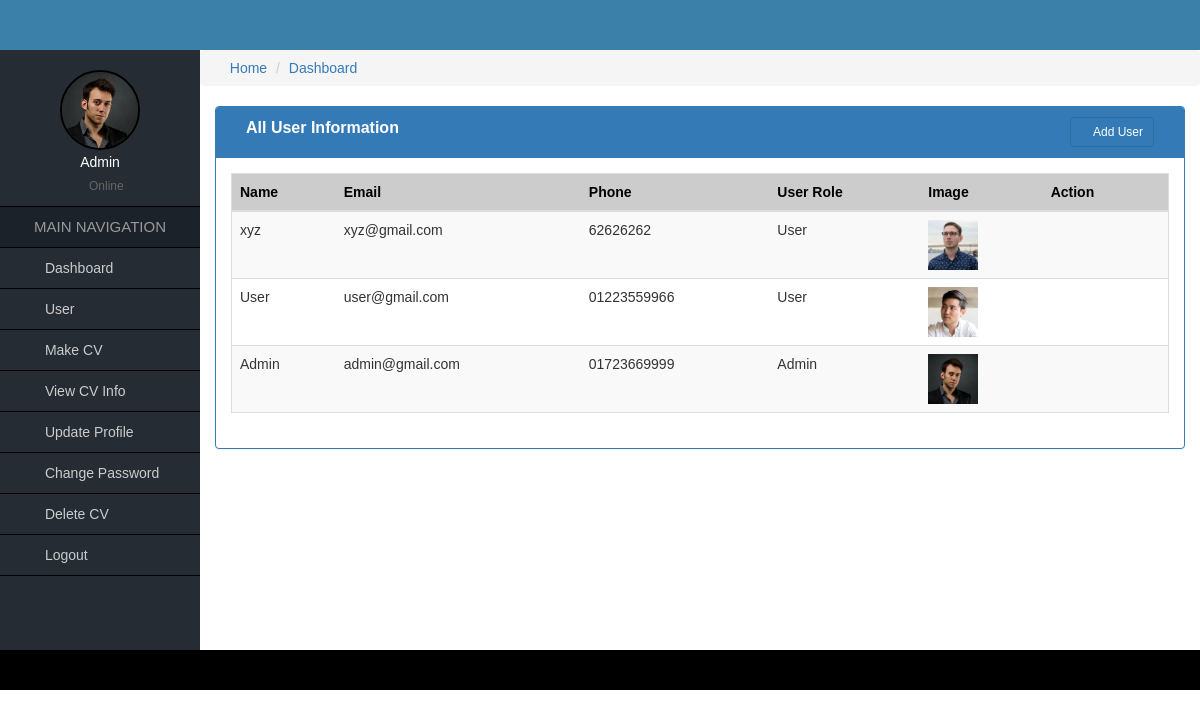
The app's page /user_all.php (signed in) with its own data.
### tables this page shows
CREATE TABLE `user` (
  `id` int(11) NOT NULL,
  `role_id` int(11) NOT NULL DEFAULT 2,
  `name` varchar(255) NOT NULL,
  `email` varchar(255) NOT NULL,
  `phone` varchar(255) NOT NULL,
  `image` varchar(255) NOT NULL,
  `password` varchar(255) NOT NULL
);

CREATE TABLE `role` (
  `role_id` int(11) NOT NULL,
  `role_name` varchar(255) NOT NULL
);

### functions/function.php (called while the page is built, shortened)
<?php session_start();
    function get_header(){
        require_once('includes/header.php');
    }
    function get_sidebar()
    {
        require_once('includes/sidebar.php');
    }
    function get_footer()
    {
        require_once('includes/footer.php');
    }
?>

### user_all.php (the view, shortened to what this page needs)
<?php
require_once('functions/function.php');
if($_SESSION['role'] == '1'){
get_header();
get_sidebar();
$users = "SELECT * FROM user NATURAL JOIN role ORDER BY id DESC";
$query = mysqli_query($connect, $users);
?>
<div class="col-md-12">
  <div class="panel panel-primary">
    <div class="panel-heading">
      <div class="col-md-9 heading_title">
        All User Information
      </div>
      <div class="col-md-3 text-right">
        <a href="user_add.php" class="btn btn-sm btn btn-primary"><i class="fa fa-plus-circle"></i> Add User</a>
      </div>
      <div class="clearfix"></div>
    </div>
    <div class="panel-body">
      <table class="table table-responsive table-striped table-hover table_cus">
        <thead class="table_head">
          <tr>
            <th>Name</th>
            <th>Email</th>
            <th>Phone</th>
            <th>User Role</th>
            <th>Image</th>
            <th>Action</th>
          </tr>
        </thead>
        <tbody>
          <?php
            while ($data = mysqli_fetch_assoc($query)) {
          ?>
            <tr>
              <td><?= $data['name'] ?></td>
              <td><?= $data['email'] ?></td>
              <td><?= $data['phone'] ?></td>
              <td><?= $data['role_name'] ?></td>
              <td>
                <?php if($data['image'] == true){ ?>
                <img width="50px" src="upload/user/<?= $data['image'] ?>" alt="user_image">
                <?php }else{ ?>
                <img width="50px" src="images/avatar.png" alt="user_image">
                <?php } ?>
              </td>
              <td>
                <a href="user_view.php?id=<?= $data['id'] ?>"><i class="fa fa-plus-square fa-lg"></i></a>
                <a href="user_edit.php?id=<?= $data['id'] ?>"><i class="fa fa-pencil-square fa-lg"></i></a>
                <a href="user_delete.php?id=<?= $data['id'] ?>" onclick="return confirm('Are you sure you want to delete this item?');"><i class="fa fa-trash fa-lg"></i></a>
              </td>
            </tr>
          <?php
          }
          ?>
        </tbody>
      </table>
    </div>
  </div>
</div>
<?php
  get_footer();
  }else{
    echo 'Access Denied! You have no permission access this page';
  }
?>

### includes/header.php (shortened to what this page needs)
<!DOCTYPE html>
<html lang="en">
  <head>
    <link type="text/css" rel="stylesheet" href="css/font-awesome.min.css"/>
    <link type="text/css" href="css/bootstrap.min.css" rel="stylesheet">
    <link type="text/css" rel="stylesheet" href="css/style.css"/>
  </head>
  <body>
  	<div class="container-fluid header_full">
    	<div class="container header">
        </div>
    </div>

### includes/sidebar.php
<div class="container-fluid content_full">
    <div class="row">
        <div class="col-md-2 sidebar pd0">
            <div class="side_user">
                <?php if($_SESSION['image'] == true){ ?>
                    <img class="img-responsive" src="upload/user/<?= $_SESSION['image'] ?>"/>
                <?php }else{ ?>
                    <img class="img-responsive" src="images/avatar.png"/>
                <?php } ?>
                <h4><?= $_SESSION['name'] ?></h4>
                <span><i class="fa fa-circle"></i> Online</span>
            </div>
            <h2>MAIN NAVIGATION</h2>
            <ul>
                <li><a href="index.php"><i class="fa fa-dashboard"></i> Dashboard</a></li>
                <?php
                    if($_SESSION['role'] == '1'){
                ?>
                    <li><a href="user_all.php"><i class="fa fa-user-circle"></i> User</a></li>
                <?php }?>
                <li><a href="basic_info.php"><i class="fa fa-book"></i> Make CV</a></li>
                <li><a href="all_cv_info.php"><i class="fa fa-eye"></i> View CV Info</a></li>
                <li><a href="profile.php"><i class="fa fa-user"></i> Update Profile</a></li>
                <li><a href="change_pass.php"><i class="fa fa-key"></i> Change Password</a></li>
                <li><a href="cv_delete.php" onclick="return confirm('Are you sure you want to delete this item?');"><i class="fa fa-trash"></i> Delete CV</a></li>
                <li><a href="logout.php"><i class="fa fa-sign-out"></i> Logout</a></li>
            </ul>
        </div>
        <div class="col-md-10 admin-part pd0">
            <ol class="breadcrumb">
                <li><a href="#"><i class="fa fa-home"></i> Home</a></li>
                <li><a href="#">Dashboard</a></li>
            </ol>

### includes/footer.php (shortened to what this page needs)
</div>
        </div>
</div>
<div class="container-fluid footer_full">
    <div class="container footer">
    </div>
</div>
</body>
</html>

### css/style.css (style rules this page uses)
* { margin:0px; padding:0px; outline:0px; }
img { border:0px; }
ul, ol { list-style-type:none; }
a { text-decoration:none; }
.pd0 { padding-left:0px; padding-right:0px; padding-top:0px; padding-bottom:0px; }
body { font-family:Verdana, Geneva, sans-serif; }
.header_full { background:#3b80a9; }
.header { height:50px; }
.sidebar { background-color:#252c34; min-height:600px; }
.side_user { text-align:center; color:#fff; padding:20px 0px 10px; border-bottom:1px solid #000; }
.side_user img { width:80px; height:80px; border:2px solid #000; border-radius:50%; display:inline-block; }
.side_user h4 { font-size:14px; margin:5px 0px; }
.side_user span { color:#666; font-size:12px; }
.side_user span i { color:#060; }
.sidebar h2 { font-size:15px; text-align:center; margin:0px; line-height:40px; background-color:#1b222a; color:#999; border-bottom:1px solid #000; }
.sidebar ul li a { font-size:14px; color:#CCC; line-height:40px; padding-left:20px; display:block; border-bottom:1px solid #000; }
.sidebar ul li a i { font-size:18px; padding-right:7px; }
.footer_full { background-color:#000; }
.footer { height:40px; }
.heading_title { font-size:16px; font-weight:bold; }
.table_cus { border:1px solid #ddd; }
.table_head { background-color:#ccc; color:#000; }

### records on screen
user: name "xyz", email "xyz@gmail.com", phone "62626262", role.role_name "User", image (picture)
user: name "User", email "user@gmail.com", phone "01223559966", role.role_name "User", image (picture)
user: name "Admin", email "admin@gmail.com", phone "01723669999", role.role_name "Admin", image (picture)

### other values on screen
$_SESSION['name'] "Admin"
